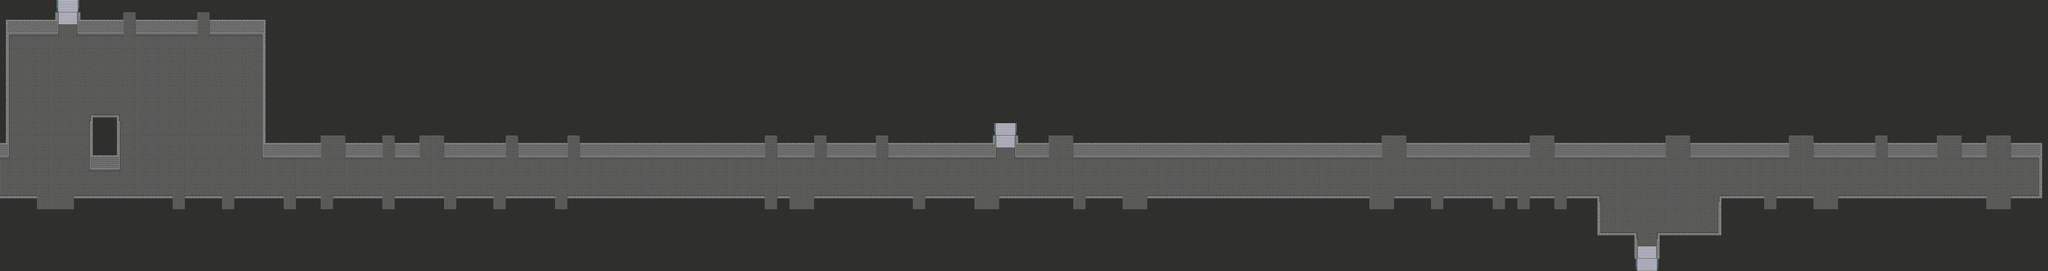

Tiled map render using the project's own tile images. Description and the map definition, with tile-layer contents summarised, below:
An orthogonal 166x22 tile map with 32x32 px tiles, 3 tile layers (floor, stairs, wall), 3 tilesets and 3 objects (3x up).

<map version="1.8" tiledversion="1.8.5" orientation="orthogonal" renderorder="right-down" width="166" height="22" tilewidth="32" tileheight="32" infinite="0" nextlayerid="11" nextobjectid="22">
 <tileset firstgid="1" source="assets/pokemon_v2.tsx" />
 <tileset firstgid="987" source="assets/Dungeon_v2.tsx" />
 <tileset firstgid="1215" source="assets/Slates_v2.tsx" />
 <layer id="4" name="floor" width="166" height="22">
  <data>[3652 cells, 3652 non-empty, 5 distinct tile ids]</data>
 </layer>
 <layer id="2" name="stairs" width="166" height="22">
  <data>[3652 cells, 158 non-empty, 14 distinct tile ids]</data>
 </layer>
 <layer id="1" name="wall" width="166" height="22">
  <data>[3652 cells, 930 non-empty, 36 distinct tile ids]</data>
 </layer>
 <objectgroup id="6" name="door">
  <properties>
   <property name="nextDirection" value="down" />
   <property name="nextMap" value="21RI" />
   <property name="nextX" type="int" value="2" />
   <property name="nextY" type="int" value="17" />
  </properties>
  <object id="2" name="up" x="178" y="17.667">
   <properties>
    <property name="nextDirection" value="DOWN" />
    <property name="nextMap" value="21RI" />
    <property name="nextX" type="int" value="2" />
    <property name="nextY" type="int" value="16" />
   </properties>
  </object>
  <object id="20" name="up" x="2607.33" y="336">
   <properties>
    <property name="nextDirection" value="DOWN" />
    <property name="nextMap" value="23RI" />
    <property name="nextX" type="int" value="30" />
    <property name="nextY" type="int" value="17" />
   </properties>
  </object>
  <object id="21" name="up" x="4271.33" y="686.667">
   <properties>
    <property name="nextDirection" value="UP" />
    <property name="nextMap" value="23RS" />
    <property name="nextX" type="int" value="21" />
    <property name="nextY" type="int" value="8" />
   </properties>
  </object>
 </objectgroup>
</map>
